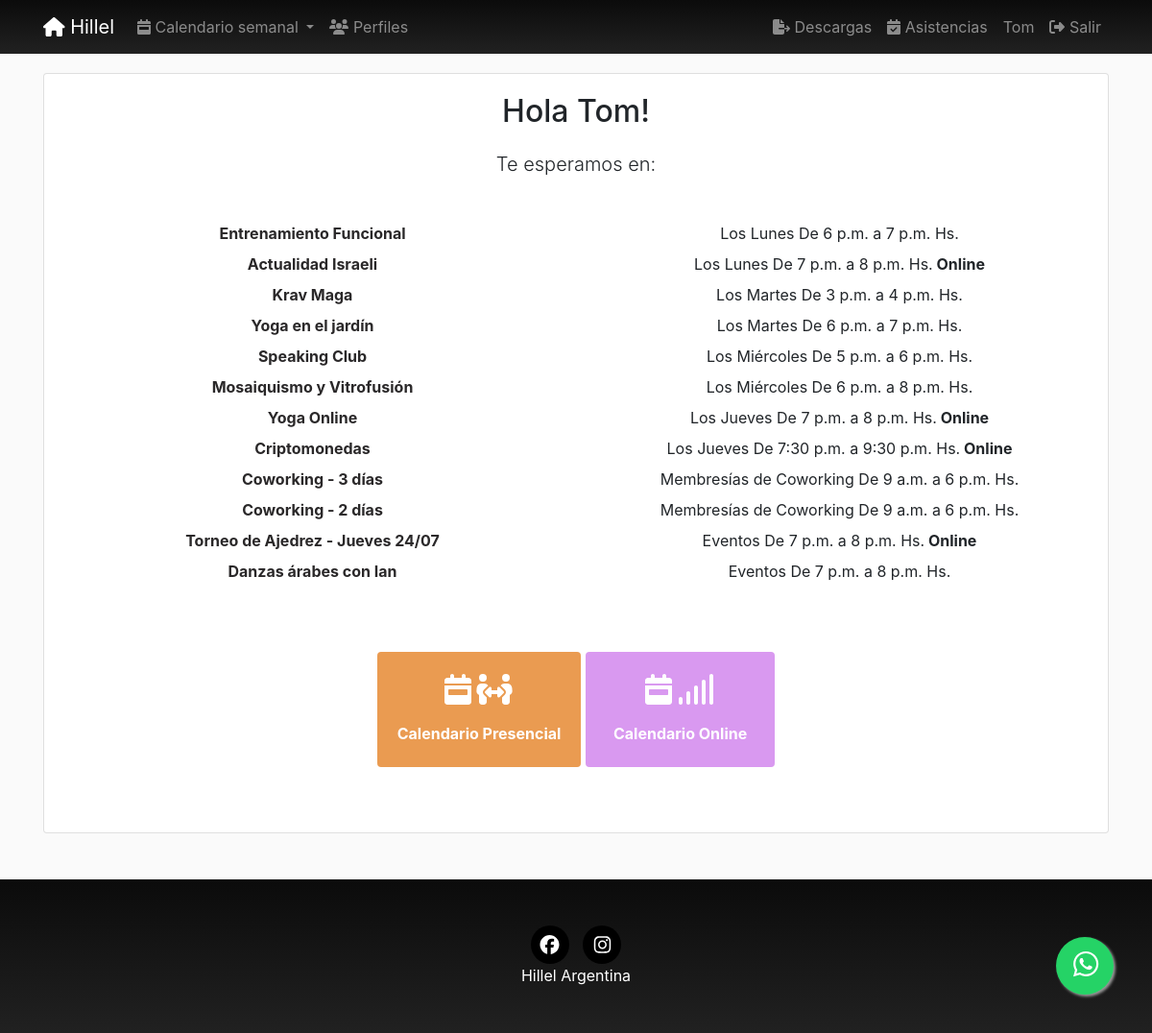
Page / (signed in) on the earlier database version.
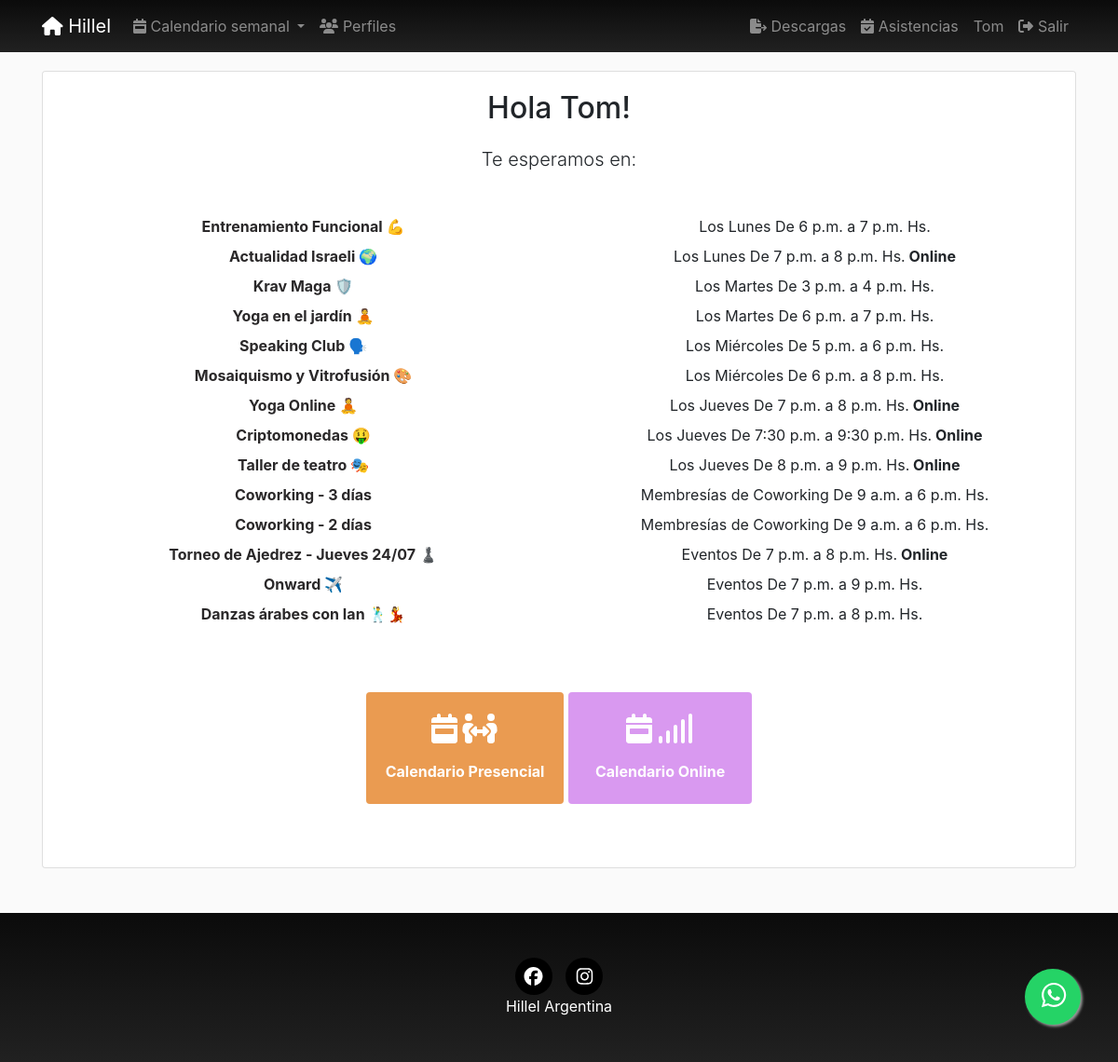
Same page on the later database version.
### pages/models.py (models this page shows, shortened)
class Page(models.Model):
    title = models.CharField(verbose_name="Título", max_length=200)
    horaDesde = models.TimeField(verbose_name="Hora desde", null=True, blank=True,auto_now=False, auto_now_add=False,)
    horaHasta = models.TimeField(verbose_name="Hora hasta", null=True, blank=True,auto_now=False, auto_now_add=False,)
    description = RichTextField(verbose_name="Descripción", null=True, blank=True)
    textoExtraMail = RichTextField(verbose_name="Texto extra del mail", null=True, blank=True)
    flyer = models.ImageField(upload_to=custom_upload_to,
                               null=True, blank=True)
    dia = models.ForeignKey(Day, verbose_name='dia', null=True, on_delete=models.CASCADE)
    cupo = models.SmallIntegerField(verbose_name="Cupo", default=0)
    modalidad = BooleanField(verbose_name="Online", default=0)
    nuevo = BooleanField(verbose_name="Nuevo", default=0)
    activa = BooleanField(verbose_name="Activa", default=1)
    categories = models.ManyToManyField(Category, verbose_name='categorias', related_name='get_pages',blank=True)
    provincia = models.ForeignKey(Provincia, on_delete=models.CASCADE, null=True, blank=True)
    responsable = models.ForeignKey(Responsable, on_delete=models.CASCADE, null=True, blank=True)
    colaborador = models.ForeignKey(Colaborador, on_delete=models.CASCADE, null=True, blank=True)
    secreta = BooleanField(verbose_name="Tiene clave?", default=0)
    clave = models.CharField(verbose_name="Clave", null=True, blank=True, default="", max_length=200)
    objects = PagesManager()
    created = models.DateTimeField(auto_now_add=True, verbose_name="Fecha de creación", blank=True, null=True)
    updated = models.DateTimeField(auto_now=True, verbose_name="Fecha de edición", blank=True, null=True)
    class Meta:
        verbose_name = "actividad"
        verbose_name_plural = "actividades"
        ordering = ['dia__order', 'horaDesde', '-title']
    def __str__(self):
        return self.title

class Day(models.Model):
    day = models.CharField(verbose_name="Día", max_length=200)
    order = models.SmallIntegerField(verbose_name="Orden", default=0)
    class Meta:
        verbose_name = "Día"
        verbose_name_plural = "Días"
        ordering = ['order']
    def __str__(self):
        return self.day

### core/views.py (the view)
# urls.py: path('', HomePageView.as_view(), name="home"),
class HomePageView(TemplateView):
    template_name = "core/home.html"
    def get(self, request, *args, **kwargs):
        return render(request, self.template_name, {'title': 'Hillel Argentina'})

### pages/models.py (called while the page is built)
    def find(self, user):
        queryset = self.filter(user=user)
        if len(queryset) > 0:
            return queryset[0]
        return None

### profiles/processors.py (called while the page is built)
def ctx_dict(request):
    ctx = {}
    bitajon = False
    if request.user.groups.filter(name="BITAJON").count():
        bitajon = True
    ctx["bitajon"] = bitajon
    return ctx

### registration/models.py (called while the page is built)
    @property
    def subscription(self):
        subscription = Subscription.objects.find(self.user)
        if subscription is None:
            return
        if subscription.pages is None:
            return
        return subscription.pages.all()

### social/processors.py (called while the page is built)
def ctx_dict(request):
    ctx = {}
    links = Link.objects.all()
    for link in links:
        ctx[link.key] = link.url
    return ctx

### core/templates/core/home.html (shortened to what this page needs)
{% extends 'core/base.html' %}
{% load static %}
{% block content %}
 <main role="main">
    <div class="container "    >
      <div class="card mx-auto border-1 mb-5"    >
          <div class="card-body mx-auto col-md-12 text-center mb-5"  >
                  {% if request.user.is_authenticated == False %}
                    <h1 class="mt-5">Hillel Argentina</h1>
                    <h3 class="">Tu lugar de encuentro</h3>
                   <a class ="mt-5 btn btn-dark" href="{% url 'login' %}">
                    <i class ="fas fa-sign-in-alt fa-2x  mt-3"></i>
                    <p class="row mr-4 ml-4 mt-3 mb-3" >Acceder
                    </p>
                  </a>
                   <a class ="mt-5 btn btn-dark" href="{% url 'signup' %}">
                      <i class ="fas fa-user-plus fa-2x mt-3"></i>
                    <p class="row mr-3 ml-3 mt-3 mb-3" >Registrarse
                    </p>
                  </a>
                  {% else %}
                    <h2 class="">Hola {{request.user.profile.user}}!</h2>
                  {% if bitajon %}
                  <a class ="mt-5 btn btn-dark " href="{% url 'pages:asistencia' 0 %}">
                    <i class ="fa fa-calendar-check fa-2x mt-3"></i>
                    <p class="row mr-3 ml-3 mt-3 mb-3" >Tomar Lista
                    </p>
                  </a>
                  {% else %}
                    {% if request.user.profile.subscription  %}
                      <h2 class="lead mt-4">Te esperamos en:</h2>
                      <dl class="row mt-5">
                        {% for page in request.user.profile.subscription %}
                          <dt class="col-sm-6 text-center"><a class="text-dark" href="{% url 'pages:page' page.id page.title|slugify %}">{{page}} </a></dt>
                          <dd class="col-sm-6 text-center">{% if page.dia.order < 8 %}Los{% endif %} {{page.dia}} De {{page.horaDesde}} a {{page.horaHasta}} Hs.{% if page.modalidad  %}<b> Online</b>{% endif %}</dd>
                        {% endfor %}
                      </dl>
                    {%else%}
                      <h2 class="lead mt-4">No estás anotadx en ninguna actividad</h2>
                      {% endif %}
                          <a class ="mt-5 btn badge-presencial" href="{% url 'pages:pages' 0 %}">
                          <i class ="fa fa-calendar-week fa-2x mt-3"></i>
                          <i class="fas fa-people-arrows fa-2x mt-3"></i>
                            <p class="row mr-2 ml-2 mt-3 mb-3 fa-1x font-weight-bold" >Calendario Presencial
                            </p>
                          </a>
                         <a class ="mt-5 btn badge-online" href="{% url 'pages:pages' 1 %}">
                          <i class ="fa fa-calendar-week fa-2x mt-3"></i>
                          <i class ="fa fa-signal fa-2x mt-3"></i>
                            <p class="row mr-3 ml-3 mt-3 mb-3 fa-1x font-weight-bold" >Calendario Online
                            </p>
                          </a>
                    {% endif %}
                  {% endif %}
              </div>
          </div>
      </div>
  </main>
{% endblock %}

Differences in the rows shown:
changed Page: title "Entrenamiento Funcional" → "Entrenamiento Funcional 💪"
changed Page: title "Actualidad Israeli" → "Actualidad Israeli 🌍"
changed Page: title "Krav Maga" → "Krav Maga 🛡️"
changed Page: title "Yoga en el jardín" → "Yoga en el jardín 🧘"
changed Page: title "Speaking Club" → "Speaking Club 🗣️"
changed Page: title "Mosaiquismo y Vitrofusión" → "Mosaiquismo y Vitrofusión 🎨"
changed Page: title "Yoga Online" → "Yoga Online 🧘"
changed Page: title "Criptomonedas" → "Criptomonedas 🤑"
now on this page (row edited): Page: title "Taller de teatro 🎭", shows "Los", dia "Jueves", horaDesde "8 p.m.", horaHasta "9 p.m.", modalidad "Online"
changed Page: title "Torneo de Ajedrez - Jueves 24/07" → "Torneo de Ajedrez - Jueves 24/07 ♟️"
added Page: title "Onward ✈️", dia "Eventos", horaDesde "7 p.m.", horaHasta "9 p.m."
changed Page: title "Danzas árabes con Ian" → "Danzas árabes con Ian 🕺💃"
